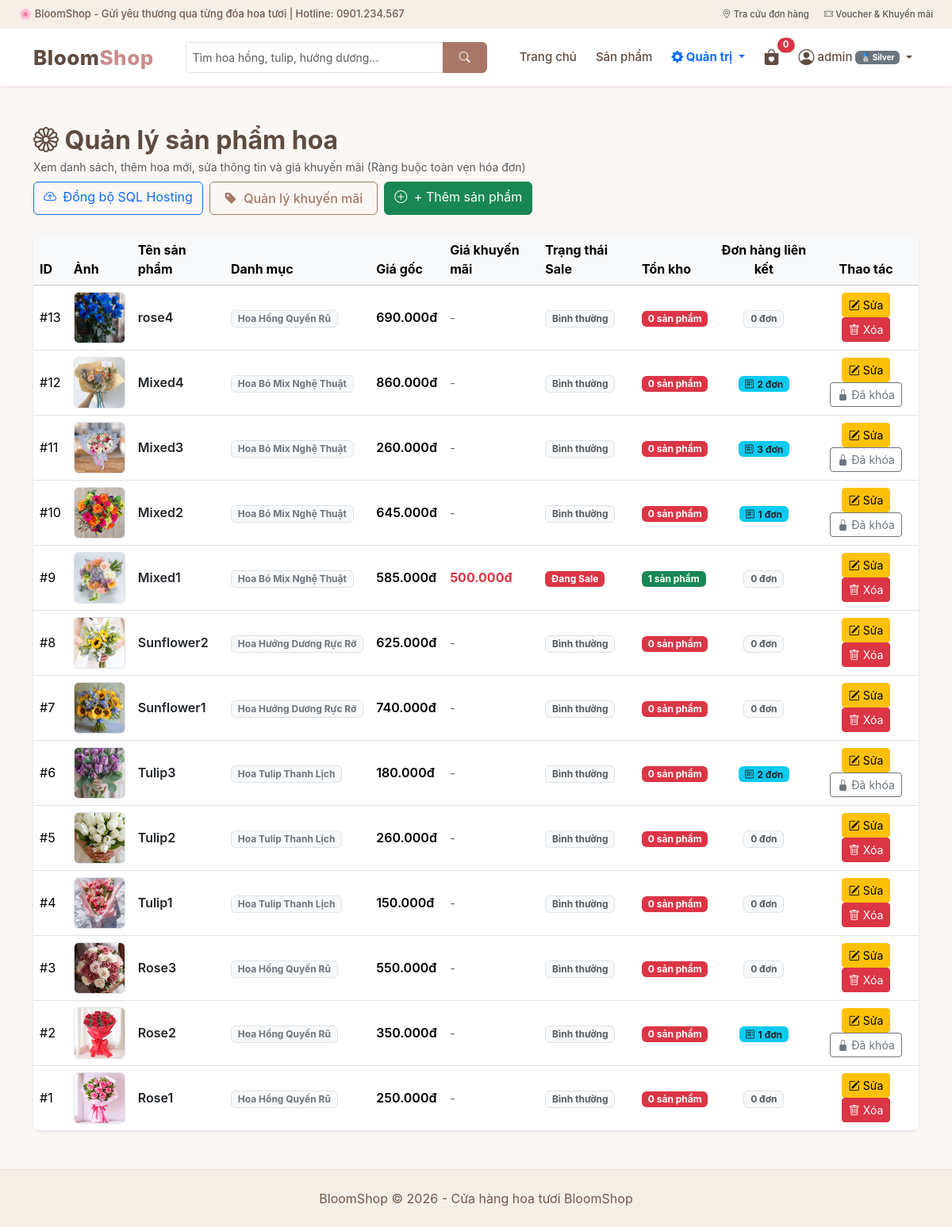
The page /index.php?act=quanlysp (signed in) on the database its author committed.
### tables this page shows
CREATE TABLE `sanpham` (
  `id` int(11) NOT NULL AUTO_INCREMENT,
  `name` varchar(150) NOT NULL,
  `price` decimal(12,2) NOT NULL,
  `image` varchar(255) NOT NULL,
  `id_dm` int(11) NOT NULL,
  `sale_price` decimal(12,2) DEFAULT NULL,
  `is_sale` tinyint(1) DEFAULT 0,
  `description` text DEFAULT NULL,
  `so_luong` int(11) NOT NULL DEFAULT 0 COMMENT 'Ton kho hien tai',
  PRIMARY KEY (`id`),
  KEY `id_dm` (`id_dm`),
  CONSTRAINT `sanpham_ibfk_1` FOREIGN KEY (`id_dm`) REFERENCES `danhmuc` (`id`)
);

CREATE TABLE `danhmuc` (
  `id` int(11) NOT NULL AUTO_INCREMENT,
  `name` varchar(100) NOT NULL,
  PRIMARY KEY (`id`)
);

### controller/BaseController.php (called while the page is built, shortened)
<?php
class BaseController
{
    public function renderView($view_file, $data_truyen = [])
    {
        $asset_dir = file_exists('view/css/style.css') ? 'view' : (file_exists('../view/css/style.css') ? '../view' : 'view');
        extract($data_truyen);
        include __DIR__ . "/../view/header.php";
        include __DIR__ . "/../view/" . $view_file;
        include __DIR__ . "/../view/footer.php";
        exit;
    }
}

### controller/QuanTriController.php (called while the page is built, shortened)
<?php
require_once __DIR__ . '/BaseController.php';
require_once __DIR__ . '/../model/SanPhamModel.php';
class QuanTriController extends BaseController
{
    private $sanPhamModel;
    public function __construct()
    {
        $this->sanPhamModel = new SanPhamModel();
    }
    public function quanlysp()
    {
        $danhsach = $this->sanPhamModel->getAllProductsAdmin();
        $this->renderView('sanpham.php', ['danhsach' => $danhsach]);
    }
}

### model/BaseModel.php (called while the page is built, shortened)
<?php
class BaseModel extends database
{
    private static $cached_conn = null;
    protected function get_conn()
    {
        if (self::$cached_conn === null) {
            self::$cached_conn = $this->connection_database();
        }
        return self::$cached_conn;
    }
    public function queryAll($sql, $params = [])
    {
        $conn = $this->get_conn();
        $stmt = $conn->prepare($sql);
        $stmt->execute($params);
        return $stmt->fetchAll(PDO::FETCH_ASSOC);
    }
    public function readitem($sql, $params = [])
    {
        return $this->queryAll($sql, $params);
    }
}

### model/SanPhamModel.php (called while the page is built, shortened)
<?php
require_once __DIR__ . '/BaseModel.php';
class SanPhamModel extends BaseModel
{
    public function getAllProductsAdmin()
    {
        $sql = "SELECT sanpham.*, danhmuc.name AS tendanhmuc,
                       (SELECT COUNT(*) FROM chitiet_donhang WHERE chitiet_donhang.product_id = sanpham.id) AS total_orders
                FROM sanpham
                JOIN danhmuc ON sanpham.id_dm = danhmuc.id
                ORDER BY sanpham.id DESC";
        return $this->readitem($sql);
    }
}

### view/sanpham.php (the view, shortened to what this page needs)
<div class="container my-5">
    <div class="d-flex justify-content-between align-items-center mb-4 flex-wrap gap-2">
        <div>
            <h2 class="fw-bold mb-1" style="color: #604b41;">
                <i class="bi bi-flower1"></i> Quản lý sản phẩm hoa
            </h2>
            <p class="text-muted small mb-0">Xem danh sách, thêm hoa mới, sửa thông tin và giá khuyến mãi (Ràng buộc toàn vẹn hóa đơn)</p>
        </div>
        <div class="d-flex gap-2 flex-wrap">
            <a href="index.php?act=dongbodulieu" class="btn btn-outline-primary" title="Cập nhật toàn bộ CSDL ra bloomshop.sql sẵn sàng nạp lên Hosting">
                <i class="bi bi-cloud-arrow-up me-1"></i> Đồng bộ SQL Hosting
            </a>
            <a href="index.php?act=khuyenmai" class="btn btn-bloom-outline">
                <i class="bi bi-tag-fill me-1"></i> Quản lý khuyến mãi
            </a>
            <a href="index.php?act=themsp" class="btn btn-success">
                <i class="bi bi-plus-circle me-1"></i> + Thêm sản phẩm
            </a>
        </div>
    </div>
    <div class="card border-0 shadow-sm rounded-3 overflow-hidden bg-white">
        <div class="table-responsive">
            <table class="table table-hover align-middle mb-0">
                <thead class="table-light">
                    <tr>
                        <th>ID</th>
                        <th>Ảnh</th>
                        <th>Tên sản phẩm</th>
                        <th>Danh mục</th>
                        <th>Giá gốc</th>
                        <th>Giá khuyến mãi</th>
                        <th>Trạng thái Sale</th>
                        <th>Tồn kho</th>
                        <th class="text-center">Đơn hàng liên kết</th>
                        <th class="text-center">Thao tác</th>
                    </tr>
                </thead>
                <tbody>
                    <?php if (!empty($danhsach)) { foreach ($danhsach as $sp) {
                        $has_sale = (!empty($sp['is_sale']) && !empty($sp['sale_price']));
                        $orderCount = (int)($sp['total_orders'] ?? 0);
                    ?>
                        <tr>
                            <td>#<?= $sp['id'] ?></td>
                            <td>
                                <img width="65" height="65" class="rounded object-fit-cover border" src="<?= $asset_dir ?>/image/sanpham/<?= htmlspecialchars($sp['image']) ?>" alt="" onerror="this.src='<?= $asset_dir ?>/image/banner.jpg'">
                            </td>
                            <td>
                                <a href="index.php?act=chitiettsp&id=<?= $sp['id'] ?>" class="text-dark fw-semibold text-decoration-none">
                                    <?= htmlspecialchars($sp['name']) ?>
                                </a>
                            </td>
                            <td>
                                <span class="badge bg-light text-secondary border"><?= htmlspecialchars($sp['tendanhmuc'] ?? 'Chưa phân loại') ?></span>
                            </td>
                            <td class="fw-semibold"><?= number_format($sp['price'], 0, ',', '.') ?>đ</td>
                            <td>
                                <?php if ($has_sale) { ?>
                                    <span class="fw-bold text-danger"><?= number_format($sp['sale_price'], 0, ',', '.') ?>đ</span>
                                <?php } else { ?>
                                    <span class="text-muted small">-</span>
                                <?php } ?>
                            </td>
                            <td>
                                <?php if ($has_sale) { ?>
                                    <span class="badge bg-danger">Đang Sale</span>
                                <?php } else { ?>
                                    <span class="badge bg-light text-muted border">Bình thường</span>
                                <?php } ?>
                            </td>
                            <td><span class="badge <?= (int)$sp['so_luong'] > 0 ? 'bg-success' : 'bg-danger' ?>"><?= (int)$sp['so_luong'] ?> sản phẩm</span></td>
                            <td class="text-center">
                                <?php if ($orderCount > 0) { ?>
                                    <span class="badge bg-info text-dark" title="Sản phẩm đã xuất hiện trong <?= $orderCount ?> đơn hàng">
                                        <i class="bi bi-receipt me-1"></i><?= $orderCount ?> đơn
                                    </span>
                                <?php } else { ?>
                                    <span class="badge bg-light text-muted border">0 đơn</span>
                                <?php } ?>
                            </td>
                            <td class="text-center">
                                <a class="btn btn-warning btn-sm" href="index.php?act=suasp&id=<?= $sp['id'] ?>" title="Sửa sản phẩm">
                                    <i class="bi bi-pencil-square"></i> Sửa
                                </a>
                                <?php if ($orderCount > 0) { ?>
                                    <button type="button"
                                            class="btn btn-outline-secondary btn-sm"
                                            onclick="alert('Ràng buộc toàn vẹn dữ liệu: Không thể xóa sản phẩm \'<?= htmlspecialchars(addslashes($sp['name'])) ?>\' vì đã có trong <?= $orderCount ?> đơn hàng/hóa đơn của khách hàng!\n\nQuy định thương mại điện tử yêu cầu giữ nguyên sản phẩm để khách xem lại lịch sử hóa đơn. Để ngừng bán, bạn có thể chỉnh sửa thông tin hoặc tạm ẩn sản phẩm.')"
                                            title="Không thể xóa vì đã có trong đơn hàng của khách">
                                        <i class="bi bi-lock-fill"></i> Đã khóa
                                    </button>
                                <?php } else { ?>
                                    <form method="POST" action="index.php?act=xoasp" class="d-inline" onsubmit="return confirm('Bạn có chắc muốn xóa sản phẩm này?')">
                                        <button type="submit" name="xoa" class="btn btn-danger btn-sm" title="Xóa sản phẩm">
                                            <i class="bi bi-trash"></i> Xóa
                                        </button>
                                    </form>
                                <?php } ?>
                            </td>
                        </tr>
                    <?php }} else { ?>
                        <tr>
                            <td colspan="9" class="text-center py-4 text-muted">Chưa có sản phẩm nào.</td>
                        </tr>
                    <?php } ?>
                </tbody>
            </table>
        </div>
    </div>
</div>

### view/css/style.css (style rules this page uses)
:root { --bloom-primary: #a87768; --bloom-hover: #81594e; --bloom-dark: #604b41; --bloom-light: #faf7f5; --bloom-cream: #f5efe8; --bloom-accent: #c98d8d; --bloom-border: #ebdcd5; }
html { scroll-behavior: smooth; }
body { margin: 0; font-family: -apple-system, BlinkMacSystemFont, "Segoe UI", Roboto, "Helvetica Neue", Arial, sans-serif; background-color: var(--bloom-light); color: #4a3e3d; text-rendering: optimizeLegibility; -webkit-font-smoothing: antialiased; }
a { color: var(--bloom-primary); text-decoration: none; transition: color 0.2s ease; }
.table-responsive { -webkit-overflow-scrolling: touch; }
.btn-bloom-outline { border: 1px solid var(--bloom-primary); color: var(--bloom-primary); background: transparent; padding: 8px 18px; border-radius: 6px; font-weight: 500; transition: all 0.2s ease; }

### rows shown on the page
sanpham: id "13", image (picture), name "rose4", id_dm.name "Hoa Hồng Quyến Rũ", price "690.000", is_sale "Bình thường", so_luong "0", shows "0 đơn"
sanpham: id "12", image (picture), name "Mixed4", id_dm.name "Hoa Bó Mix Nghệ Thuật", price "860.000", is_sale "Bình thường", so_luong "0", orderCount "2"
sanpham: id "11", image (picture), name "Mixed3", id_dm.name "Hoa Bó Mix Nghệ Thuật", price "260.000", is_sale "Bình thường", so_luong "0", orderCount "3"
sanpham: id "10", image (picture), name "Mixed2", id_dm.name "Hoa Bó Mix Nghệ Thuật", price "645.000", is_sale "Bình thường", so_luong "0", orderCount "1"
sanpham: id "9", image (picture), name "Mixed1", id_dm.name "Hoa Bó Mix Nghệ Thuật", price "585.000", sale_price "500.000", is_sale "Đang Sale", so_luong "1", shows "0 đơn"
sanpham: id "8", image (picture), name "Sunflower2", id_dm.name "Hoa Hướng Dương Rực Rỡ", price "625.000", is_sale "Bình thường", so_luong "0", shows "0 đơn"
sanpham: id "7", image (picture), name "Sunflower1", id_dm.name "Hoa Hướng Dương Rực Rỡ", price "740.000", is_sale "Bình thường", so_luong "0", shows "0 đơn"
sanpham: id "6", image (picture), name "Tulip3", id_dm.name "Hoa Tulip Thanh Lịch", price "180.000", is_sale "Bình thường", so_luong "0", orderCount "2"
sanpham: id "5", image (picture), name "Tulip2", id_dm.name "Hoa Tulip Thanh Lịch", price "260.000", is_sale "Bình thường", so_luong "0", shows "0 đơn"
sanpham: id "4", image (picture), name "Tulip1", id_dm.name "Hoa Tulip Thanh Lịch", price "150.000", is_sale "Bình thường", so_luong "0", shows "0 đơn"
sanpham: id "3", image (picture), name "Rose3", id_dm.name "Hoa Hồng Quyến Rũ", price "550.000", is_sale "Bình thường", so_luong "0", shows "0 đơn"
sanpham: id "2", image (picture), name "Rose2", id_dm.name "Hoa Hồng Quyến Rũ", price "350.000", is_sale "Bình thường", so_luong "0", orderCount "1"
sanpham: id "1", image (picture), name "Rose1", id_dm.name "Hoa Hồng Quyến Rũ", price "250.000", is_sale "Bình thường", so_luong "0", shows "0 đơn"

### other values the page prints
$cart_count "0"
$_SESSION['name'] "admin"
